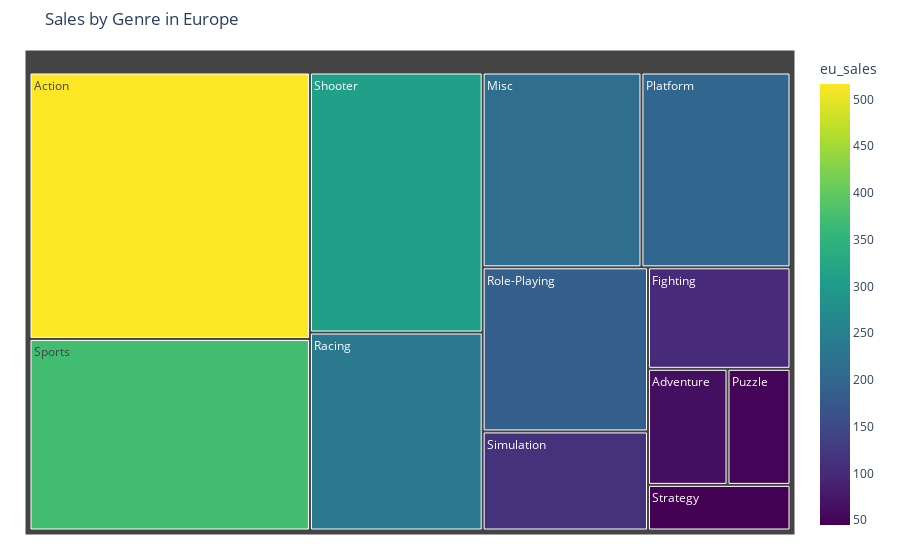

Notebook cell for this chart:
### Code cell
genre_eu = df.groupby('genre')['eu_sales'].sum().reset_index()

fig = px.treemap(
    genre_eu,
    path=['genre'],
    values='eu_sales',
    color='eu_sales',
    color_continuous_scale='viridis',
    title='Sales by Genre in Europe'
)

fig.update_traces()
fig.update_layout(margin=dict(t=50, l=25, r=25, b=25))
fig.show()

### Figure 1 — Plotly figure (JSON) as saved in the notebook; plotly's stock layout.template omitted (floating-point values rounded to 4 significant figures)
{"data": [{"branchvalues": "total", "customdata": [[516.5], [63.79], [100.0], [213.8], [200.7], [50.53], [236.3], [187.6], [310.4], [113.2], [371.3], [44.94]], "domain": {"x": [0, 1], "y": [0, 1]}, "hovertemplate": "labels=%{label}<br>eu_sales_sum=%{value}<br>parent=%{parent}<br>id=%{id}<br>eu_sales=%{color}<extra></extra>", "ids": ["Action", "Adventure", "Fighting", "Misc", "Platform", "Puzzle", "Racing", "Role-Playing", "Shooter", "Simulation", "Sports", "Strategy"], "labels": ["Action", "Adventure", "Fighting", "Misc", "Platform", "Puzzle", "Racing", "Role-Playing", "Shooter", "Simulation", "Sports", "Strategy"], "marker": {"coloraxis": "coloraxis", "colors": [516.5, 63.79, 100.0, 213.8, 200.7, 50.53, 236.3, 187.6, 310.4, 113.2, 371.3, 44.94]}, "name": "", "parents": ["", "", "", "", "", "", "", "", "", "", "", ""], "type": "treemap", "values": [516.5, 63.79, 100.0, 213.8, 200.7, 50.53, 236.3, 187.6, 310.4, 113.2, 371.3, 44.94]}], "layout": {"coloraxis": {"colorbar": {"title": {"text": "eu_sales"}}, "colorscale": [[0, "#440154"], [0.1111, "#482878"], [0.2222, "#3e4989"], [0.3333, "#31688e"], [0.4444, "#26828e"], [0.5556, "#1f9e89"], [0.6667, "#35b779"], [0.7778, "#6ece58"], [0.8889, "#b5de2b"], [1, "#fde725"]]}, "legend": {"tracegroupgap": 0}, "margin": {"b": 25, "l": 25, "r": 25, "t": 50}, "title": {"text": "Sales by Genre in Europe"}}}
